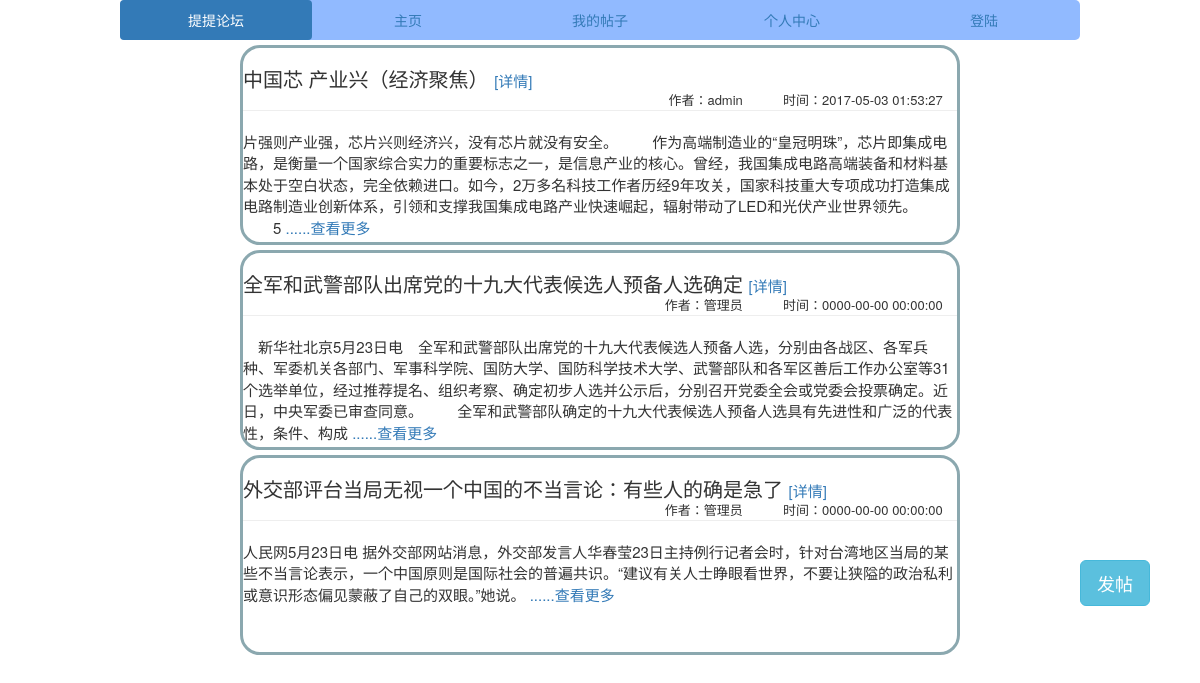
The page / on the database its author committed.
### tables this page shows
CREATE TABLE `tt_article` (
  `article_id` varchar(100) NOT NULL DEFAULT '',
  `user_id` varchar(100) DEFAULT NULL,
  `title` varchar(100) DEFAULT NULL,
  `kind` varchar(100) DEFAULT NULL,
  `content` text,
  `shenhe` int(2) DEFAULT '0',
  `createuser` varchar(100) DEFAULT NULL,
  `createtime` datetime DEFAULT NULL,
  PRIMARY KEY (`article_id`),
  KEY `user_article` (`createuser`)
);

### application/controllers/home_controller.php (called while the page is built, shortened)
<?php
class home_controller extends base_controller {
    function __construct()
    {
        $this->load->model('article_model');
    }
    function index(){
        $result=$this->article_model->article_by_status(1);
        $data['result']=$result;
        $this->load->view('home',$data);
    }
}
?>

### index.php (called while the page is built, shortened)
<?php
require_once BASEPATH.'core/CodeIgniter.php';

### application/models/article_model.php (called while the page is built, shortened)
<?php
class article_model extends CI_Model {
    public function article_by_status($status){
        $this->db->where('shenhe',$status);
        return $this->db->get('article')->result();
    }
}
?>

### application/views/home.php (the view, shortened to what this page needs)
<!DOCTYPE html>
<html>
<head>
</head>
<body>
<div style="position: fixed;bottom: 20%;right: 0%;height: 10%;width: 10%">
    <b>
        <a class="btn btn-info btn-lg tiezi" target="_blank" data-toggle="modal" data-target="#articleModal">发帖</a>
    </b>
</div>
<?php foreach ($result as $row)
{?>
<div class="article" href="<?php echo site_url('article_controller/detail')?>">
    <div class="articletitle">
        <h1 style="font-size: 20px">
            <?php echo $row->title;?>
            <a style="font-size: 15px" href="<?php echo site_url('article_controller/detail').'?article_id='.$row->article_id;?>">[详情]</a>
        </h1>
        <h2><p style="font-size: 13px;position: absolute;right: 30%;top: 45px">作者：<?php echo $row->createuser;?></p>
            <p style="font-size: 13px;position: absolute;right: 2%;top: 45px">时间：<?php echo $row->createtime.'<br>';?></p></h2>
        <hr style="background-color: #8ba8af">
    </div>
    <div class="articlecontent" style="font-size: 15px;text-align:left;">
        <?php echo mb_substr($row->content,0,200);?>
        <a style="font-size: 15px" href="<?php echo site_url('article_controller/detail').'?article_id='.$row->article_id;?>">......查看更多</a>
    </div>
</div>
<?php }?>
</body>
</html>

### application/views/home.php (style rules this page uses)
body { position: relative; }
.article { position:relative; z-index:999; top:5px;left: 20%;right: 20%; bottom:0; border-bottom-color: #0a3551; border:3px solid #8ba8af; background: #ffffff; height:200px; border-radius: 20px; width: 60%; margin-bottom: 5px; }

### rows shown on the page
tt_article: title "中国芯 产业兴（经济聚焦）", createuser "admin", createtime "2017-05-03 01:53:27", content "片强则产业强，芯片兴则经济兴，没有芯片就没有安全。 作为高端制造业的“皇冠明珠”，芯片即集成电路，是衡量一个国家综合实力的重要标志之一，是信息产业的核心。曾经，我国集成电路高端装备和材料基本处于空白状态，完全依赖进口。如今，2万多名科技工作者历经9年攻关，国家科技重大专项成功打造集成电路制造业创新体系，引领和支撑我国集成电路产业快速崛起，辐射带动了LED和光伏产业世界领先。 5"
tt_article: title "全军和武警部队出席党的十九大代表候选人预备人选确定", createuser "管理员", createtime "0000-00-00 00:00:00", content "新华社北京5月23日电 全军和武警部队出席党的十九大代表候选人预备人选，分别由各战区、各军兵种、军委机关各部门、军事科学院、国防大学、国防科学技术大学、武警部队和各军区善后工作办公室等31个选举单位，经过推荐提名、组织考察、确定初步人选并公示后，分别召开党委全会或党委会投票确定。近日，中央军委已审查同意。 全军和武警部队确定的十九大代表候选人预备人选具有先进性和广泛的代表性，条件、构成"
tt_article: title "外交部评台当局无视一个中国的不当言论：有些人的确是急了", createuser "管理员", createtime "0000-00-00 00:00:00", content "人民网5月23日电 据外交部网站消息，外交部发言人华春莹23日主持例行记者会时，针对台湾地区当局的某些不当言论表示，一个中国原则是国际社会的普遍共识。“建议有关人士睁眼看世界，不要让狭隘的政治私利或意识形态偏见蒙蔽了自己的双眼。”她说。"

### other values the page prints
$site_name "提提论坛"
